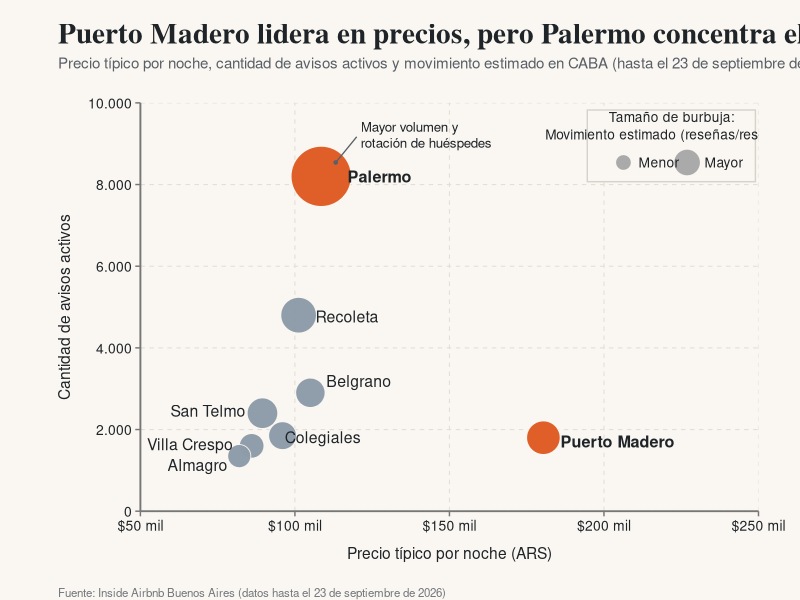
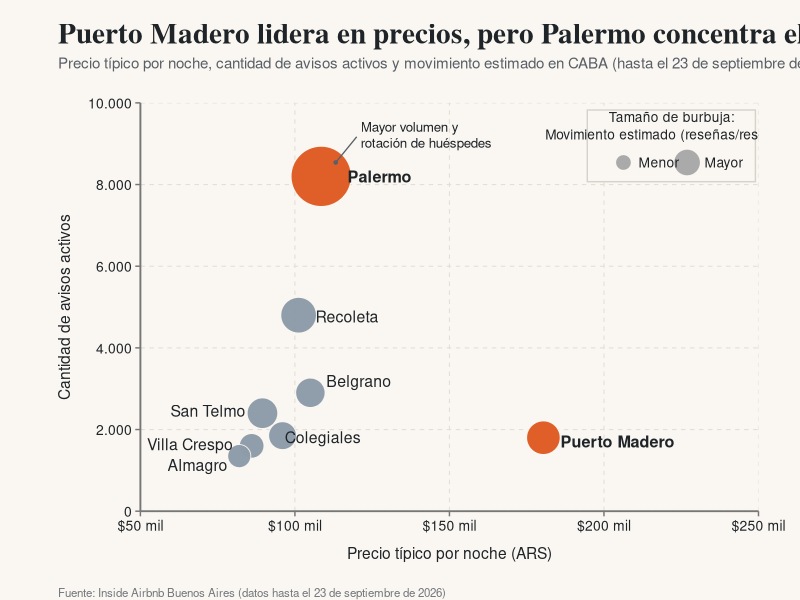
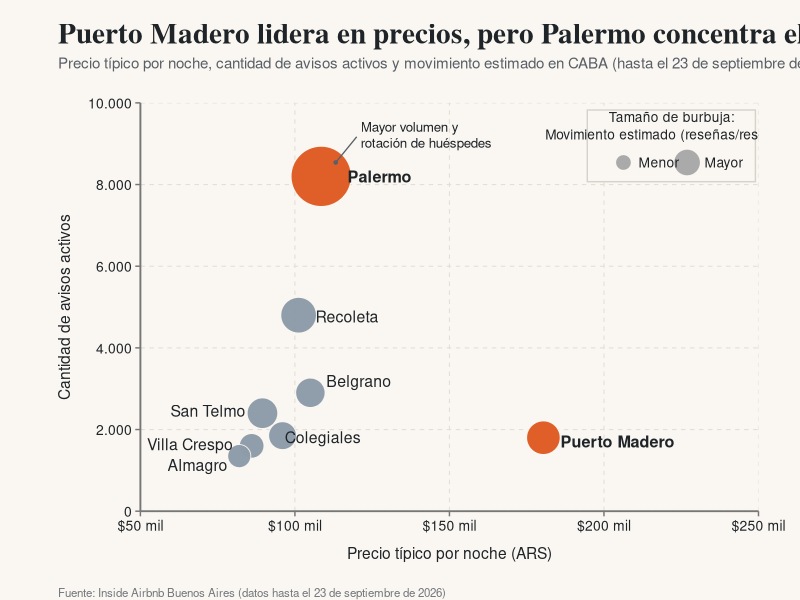

Write R code to recreate these figures, in order.
# ============================================================================
# REPLICA DEL GRAFICO DE BURBUJAS DE LA IMAGEN DE REFERENCIA
# Requiere solamente: ggplot2
# Los datos son los 8 valores de EJEMPLO del codigo provisto, NO una lectura
# automatica de Inside Airbnb. La fecha y la fuente se conservan para replicar
# visualmente la imagen; para un TP, verificar y sustituir con datos reales.
# ============================================================================

if (!requireNamespace("ggplot2", quietly = TRUE)) {
  install.packages("ggplot2")
}
library(ggplot2)

# 1. Datos exactamente iguales a los del grafico de referencia.
datos <- data.frame(
  barrio = c("Palermo", "Puerto Madero", "Recoleta", "Belgrano",
             "San Telmo", "Colegiales", "Villa Crespo", "Almagro"),
  precio_tipico = c(108500, 180400, 101200, 105000,
                    89500, 96000, 86000, 82000),
  avisos_activos = c(8200, 1800, 4800, 2900,
                     2400, 1850, 1600, 1350),
  movimiento_estimado = c(950, 240, 520, 340, 280, 190, 210, 160),
  destacado = c(TRUE, TRUE, FALSE, FALSE, FALSE, FALSE, FALSE, FALSE),
  stringsAsFactors = FALSE
)

# 2. Posiciones MANUALES: la imagen se reproduce sin que ggrepel mueva textos.
# hjust 0: texto hacia la derecha; hjust 1: texto hacia la izquierda.
posiciones <- data.frame(
  barrio = c("Palermo", "Puerto Madero", "Recoleta", "Belgrano",
             "San Telmo", "Colegiales", "Villa Crespo", "Almagro"),
  x_etiqueta = c(117000, 185900, 106700, 110100,
                 84000, 96700, 80000, 78200),
  y_etiqueta = c(8200, 1710, 4770, 3190,
                 2460, 1810, 1640, 1130),
  hjust = c(0, 0, 0, 0, 1, 0, 1, 1),
  stringsAsFactors = FALSE
)
datos <- merge(datos, posiciones, by = "barrio", sort = FALSE)

# Diametros en mm, ajustados para que cada burbuja copie la imagen.
datos$diametro_mm <- c(
  "Palermo" = 20.0, "Puerto Madero" = 11.0,
  "Recoleta" = 11.7, "Belgrano" = 9.6,
  "San Telmo" = 10.0, "Colegiales" = 9.1,
  "Villa Crespo" = 8.0, "Almagro" = 7.5
)[datos$barrio]

# 3. Colores, fuentes y formato de salida.
FONDO <- "#FAF7F2"
NARANJA <- "#DF5C25"
GRIS <- "#8E9BA8"
OSCURO <- "#1F2428"
SUAVE <- "#595F66"
GRILLA <- "#E3DED7"

# En Windows, serif suele ser Times New Roman y sans suele ser Arial.
# Para aproximar aun mas la portada, se puede probar familia_titulo <- "Georgia"
# si esa fuente esta registrada en el dispositivo grafico de R.
familia_titulo <- "serif"
familia_texto <- "sans"

# 4. Grafico principal.
grafico <- ggplot(datos, aes(x = precio_tipico, y = avisos_activos)) +
  # Cuadricula punteada de la imagen.
  geom_hline(yintercept = seq(0, 10000, 2000),
             colour = GRILLA, linetype = "dashed", linewidth = 0.38) +
  geom_vline(xintercept = seq(50000, 250000, 50000),
             colour = GRILLA, linetype = "dashed", linewidth = 0.38) +

  # Burbujas: diametro manual y color segun el destacado.
  geom_point(aes(size = diametro_mm, fill = destacado),
             shape = 21, colour = "#F8F5F0", stroke = 0.45, alpha = 0.98) +
  scale_size_identity(guide = "none") +
  scale_fill_manual(values = c("FALSE" = GRIS, "TRUE" = NARANJA),
                    guide = "none") +

  # Etiquetas de barrios, con posicion fija (reproducible).
  geom_text(data = subset(datos, !destacado),
            aes(x = x_etiqueta, y = y_etiqueta, label = barrio, hjust = hjust),
            inherit.aes = FALSE, colour = OSCURO, size = 4.0,
            family = familia_texto) +
  geom_text(data = subset(datos, destacado),
            aes(x = x_etiqueta, y = y_etiqueta, label = barrio, hjust = hjust),
            inherit.aes = FALSE, colour = OSCURO, size = 4.1,
            fontface = "bold", family = familia_texto) +

  # Flecha/linea y comentario que apuntan a Palermo.
  annotate("segment", x = 120000, y = 9170,
           xend = 113200, yend = 8540,
           colour = SUAVE, linewidth = 0.45) +
  annotate("point", x = 113200, y = 8540,
           colour = SUAVE, size = 0.9) +
  annotate("text", x = 121300, y = 9220,
           label = "Mayor volumen y\nrotación de huéspedes",
           hjust = 0, vjust = 0.5, size = 3.4, lineheight = 1.0,
           family = familia_texto, colour = OSCURO) +

  # Leyenda DIBUJADA A MANO para conservar posicion, textos y tamaños.
  annotate("rect", xmin = 194600, xmax = 249000,
           ymin = 8070, ymax = 9825, fill = FONDO,
           colour = "#D5D1CB", linewidth = 0.48) +
  annotate("text", x = 221900, y = 9440,
           label = "Tamaño de burbuja:\nMovimiento estimado (reseñas/reservas)",
           family = familia_texto, colour = OSCURO,
           size = 3.45, lineheight = 1.06) +
  annotate("point", x = 206300, y = 8540, shape = 21,
           size = 4.3, fill = "#AAAAAA", colour = "#AAAAAA") +
  annotate("point", x = 226900, y = 8540, shape = 21,
           size = 8.0, fill = "#AAAAAA", colour = "#AAAAAA") +
  annotate("text", x = 211200, y = 8540, label = "Menor",
           hjust = 0, vjust = 0.5, colour = OSCURO,
           size = 3.5, family = familia_texto) +
  annotate("text", x = 232500, y = 8540, label = "Mayor",
           hjust = 0, vjust = 0.5, colour = OSCURO,
           size = 3.5, family = familia_texto) +

  # Escalas: mismos limites y marcas de ejes que la imagen.
  scale_x_continuous(
    limits = c(50000, 250000),
    breaks = seq(50000, 250000, 50000),
    labels = c("$50 mil", "$100 mil", "$150 mil", "$200 mil", "$250 mil"),
    expand = expansion(mult = 0)
  ) +
  scale_y_continuous(
    limits = c(0, 10000),
    breaks = seq(0, 10000, 2000),
    labels = c("0", "2.000", "4.000", "6.000", "8.000", "10.000"),
    expand = expansion(mult = 0)
  ) +

  labs(
    title = "Puerto Madero lidera en precios, pero Palermo concentra el negocio",
    subtitle = paste0(
      "Precio típico por noche, cantidad de avisos activos y movimiento estimado ",
      "en CABA (hasta el 23 de septiembre de 2026)"
    ),
    x = "Precio típico por noche (ARS)",
    y = "Cantidad de avisos activos",
    caption = "Fuente: Inside Airbnb Buenos Aires (datos hasta el 23 de septiembre de 2026)"
  ) +
  theme_minimal(base_size = 12, base_family = familia_texto) +
  theme(
    plot.background = element_rect(fill = FONDO, colour = NA),
    panel.background = element_rect(fill = FONDO, colour = NA),
    panel.grid = element_blank(),
    axis.line.x = element_line(colour = "#777777", linewidth = 0.65),
    axis.line.y = element_line(colour = "#777777", linewidth = 0.65),
    axis.ticks.x = element_line(colour = "#777777", linewidth = 0.5),
    axis.ticks.y = element_line(colour = "#777777", linewidth = 0.5),
    axis.ticks.length = grid::unit(0.13, "cm"),
    axis.title = element_text(colour = OSCURO, size = 11.2),
    axis.title.x = element_text(margin = margin(t = 9)),
    axis.title.y = element_text(margin = margin(r = 10)),
    axis.text = element_text(colour = OSCURO, size = 10),
    plot.title = element_text(
      colour = OSCURO, family = familia_titulo, face = "bold",
      size = 21, margin = margin(b = 5)
    ),
    plot.subtitle = element_text(
      colour = SUAVE, size = 10.9, margin = margin(b = 22)
    ),
    plot.caption = element_text(
      colour = "#73777C", size = 8.3, hjust = 0,
      margin = margin(t = 18)
    ),
    plot.title.position = "plot",
    plot.caption.position = "plot",
    plot.margin = margin(t = 17, r = 30, b = 0, l = 42, unit = "pt")
  )

# 5. Mostrar y guardar. Se guarda en el directorio actual (getwd()).
print(grafico)

ggsave(
  filename = "airbnb_caba_replica.png", plot = grafico,
  width = 12.67, height = 6.96, units = "in", dpi = 100, bg = FONDO
)

ggsave(
  filename = "airbnb_caba_replica_alta_calidad.jpg", plot = grafico,
  width = 12.67, height = 6.96, units = "in", dpi = 300,
  quality = 95, bg = FONDO
)

cat("Archivos guardados en:", normalizePath(getwd()), "\n")
